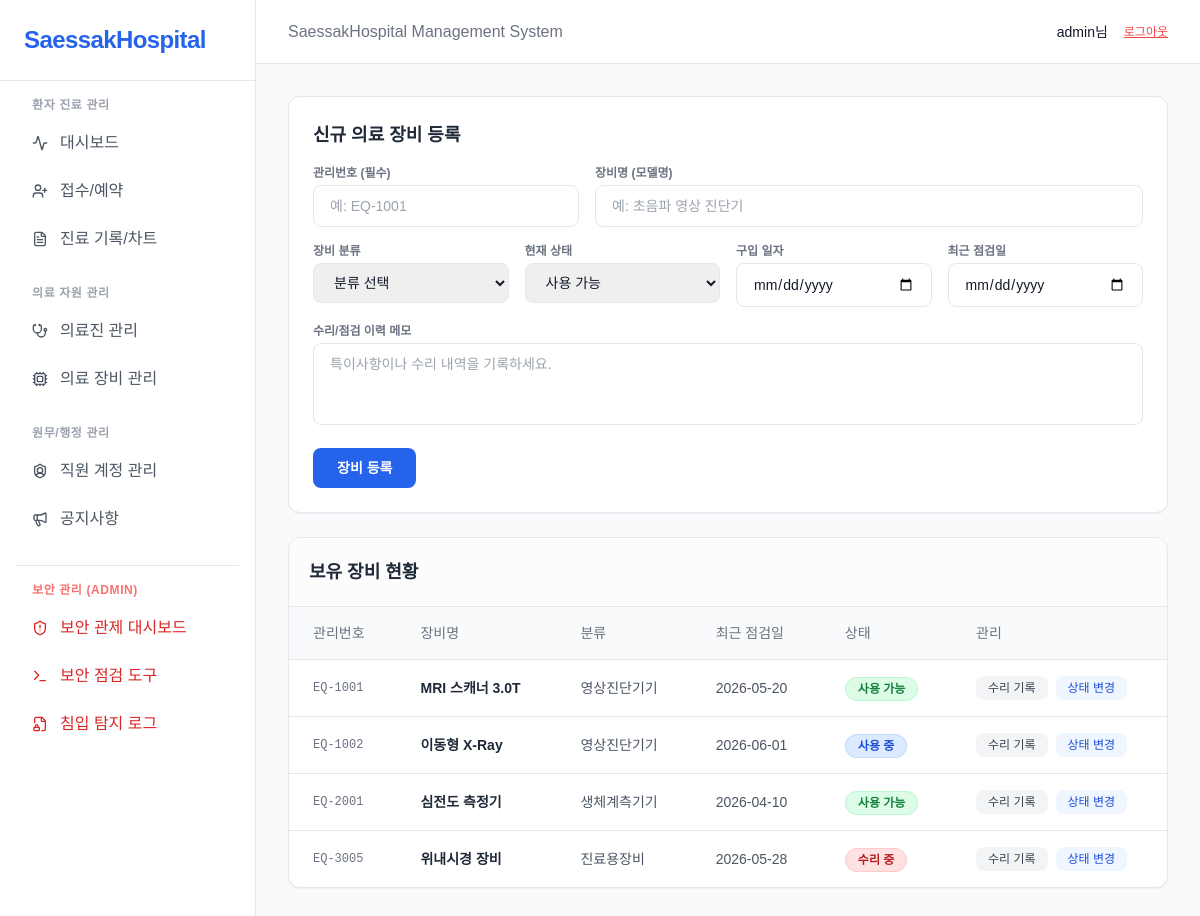
Page /admin/equipment_manage.php (signed in) on the committed database.
### tables this page shows
CREATE TABLE IF NOT EXISTS medical_equipments (
    equipment_no VARCHAR(20) PRIMARY KEY COMMENT '관리번호 (예: EQ-1001)',
    equipment_name VARCHAR(150) NOT NULL COMMENT '장비명 (모델명)',
    category ENUM('영상진단기기', '생체계측기기', '진료용장비', '기타분류') NOT NULL COMMENT '장비 분류',
    purchase_date DATE NOT NULL COMMENT '구입 일자',
    last_check_date DATE NOT NULL COMMENT '최근 점검일',
    status ENUM('사용 가능', '사용 중', '수리 중', '폐기') DEFAULT '사용 가능' COMMENT '현재 상태',
    maintenance_memo TEXT COMMENT '수리/점검 이력 메모',
    created_at TIMESTAMP DEFAULT CURRENT_TIMESTAMP
);

### admin/equipment_manage.php (the view, shortened to what this page needs)
<?php
include './include/header.php';
?>
<link rel="stylesheet" href="../css/style.css">
<link rel="stylesheet" href="../css/patient.css">
<?php
$db_host = '175.210.161.42';
$db_user = 'DH';
$db_pass = '1234';
$db_name = 'saessak';
$conn = mysqli_connect($db_host, $db_user, $db_pass, $db_name);
if (!$conn) {
    echo "<div style='background-color:#fee2e2; color:#991b1b; padding:15px; margin-bottom:20px; border-radius:8px;'>";
    echo "<strong>[DB 연결 실패]</strong> 우분투 DB 계정 설정을 다시 확인해주세요.<br>에러 내용: " . mysqli_connect_error();
    echo "</div>";
} else {
    mysqli_set_charset($conn, 'utf8mb4');
    $sql_select = "SELECT * FROM medical_equipments ORDER BY created_at DESC";
    $result_equip = mysqli_query($conn, $sql_select);
}
function get_equip_status_color($status) {
    switch ($status) {
        case '사용 가능': return 'bg-green-100 text-green-700 border-green-200';
        case '사용 중':   return 'bg-blue-100 text-blue-700 border-blue-200';
        case '수리 중':   return 'bg-red-100 text-red-700 border-red-200';
    }
}
?>
<div class="bg-white rounded-xl border border-gray-200 shadow-sm p-6 mb-6">
    <h2 class="text-lg font-bold text-gray-800 mb-4">신규 의료 장비 등록</h2>
    <form id="equip_form" action="" method="POST">
        <div class="grid grid-cols-1 sm:grid-cols-3 gap-4 mb-4">
            <div>
                <label class="block text-xs font-bold text-gray-500 mb-1">관리번호 (필수)</label>
                <input type="text" id="equipment_no" name="equipment_no" required
                    class="w-full px-4 py-2.5 border border-gray-200 rounded-lg text-sm focus:outline-none focus:border-blue-500"
                    placeholder="예: EQ-1001">
            </div>
            <div class="sm:col-span-2">
                <label class="block text-xs font-bold text-gray-500 mb-1">장비명 (모델명)</label>
                <input type="text" id="equipment_name" name="equipment_name" required
                    class="w-full px-4 py-2.5 border border-gray-200 rounded-lg text-sm focus:outline-none focus:border-blue-500"
                    placeholder="예: 초음파 영상 진단기">
            </div>
        </div>
        <div class="grid grid-cols-1 sm:grid-cols-4 gap-4 mb-4">
            <div>
                <label class="block text-xs font-bold text-gray-500 mb-1">장비 분류</label>
                <select id="category" name="category" required
                    class="w-full px-4 py-2.5 border border-gray-200 rounded-lg text-sm focus:outline-none focus:border-blue-500">
                    <option value="">분류 선택</option>
                </select>
            </div>
            <div>
                <label class="block text-xs font-bold text-gray-500 mb-1">현재 상태</label>
                <select id="status" name="status" required
                    class="w-full px-4 py-2.5 border border-gray-200 rounded-lg text-sm focus:outline-none focus:border-blue-500">
                    <option value="사용 가능">사용 가능</option>
                </select>
            </div>
            <div>
                <label class="block text-xs font-bold text-gray-500 mb-1">구입 일자</label>
                <input type="date" id="purchase_date" name="purchase_date" required
                    class="w-full px-4 py-2.5 border border-gray-200 rounded-lg text-sm focus:outline-none focus:border-blue-500">
            </div>
            <div>
                <label class="block text-xs font-bold text-gray-500 mb-1">최근 점검일</label>
                <input type="date" id="last_check_date" name="last_check_date" required
                    class="w-full px-4 py-2.5 border border-gray-200 rounded-lg text-sm focus:outline-none focus:border-blue-500">
            </div>
        </div>
        <div class="mb-4">
            <label class="block text-xs font-bold text-gray-500 mb-1">수리/점검 이력 메모</label>
            <textarea id="maintenance_memo" name="maintenance_memo" rows="3"
                class="w-full px-4 py-2.5 border border-gray-200 rounded-lg text-sm focus:outline-none focus:border-blue-500 resize-none"
                placeholder="특이사항이나 수리 내역을 기록하세요."></textarea>
        </div>
        <button type="submit"
            class="px-6 py-2.5 bg-blue-600 hover:bg-blue-700 text-white font-bold rounded-lg text-sm transition-colors">
            장비 등록
        </button>
    </form>
</div>
<div class="bg-white rounded-xl border border-gray-200 shadow-sm overflow-hidden">
    <div class="p-5 border-b border-gray-200 bg-gray-50/50">
        <h2 class="text-lg font-bold text-gray-800">보유 장비 현황</h2>
    </div>
    <div class="overflow-x-auto">
        <table class="w-full text-left text-sm">
            <thead>
                <tr class="bg-gray-50 text-gray-500 border-b border-gray-200">
                    <th class="px-6 py-4 font-medium">관리번호</th>
                    <th class="px-6 py-4 font-medium">장비명</th>
                    <th class="px-6 py-4 font-medium">분류</th>
                    <th class="px-6 py-4 font-medium">최근 점검일</th>
                    <th class="px-6 py-4 font-medium">상태</th>
                    <th class="px-6 py-4 font-medium">관리</th>
                </tr>
            </thead>
            <tbody class="divide-y divide-gray-200">
                <?php
                if (isset($result_equip) && $result_equip && mysqli_num_rows($result_equip) > 0):
                    while($equip = mysqli_fetch_assoc($result_equip)):
                ?>
                <tr class="hover:bg-gray-50 transition-colors">
                    <td class="px-6 py-4 text-gray-500 font-mono text-xs"><?php echo htmlspecialchars($equip['equipment_no']); ?></td>
                    <td class="px-6 py-4 font-bold text-gray-800"><?php echo htmlspecialchars($equip['equipment_name']); ?></td>
                    <td class="px-6 py-4 text-gray-600"><?php echo htmlspecialchars($equip['category']); ?></td>
                    <td class="px-6 py-4 text-gray-600"><?php echo htmlspecialchars($equip['last_check_date']); ?></td>
                    <td class="px-6 py-4">
                        <span class="px-3 py-1 rounded-full text-xs font-bold border <?php echo get_equip_status_color($equip['status']); ?>">
                            <?php echo htmlspecialchars($equip['status']); ?>
                        </span>
                    </td>
                    <td class="px-6 py-4">
                        <div class="flex gap-2">
                            <button class="px-3 py-1 text-xs font-medium bg-gray-100 hover:bg-gray-200 text-gray-700 rounded-lg transition-colors">수리 기록</button>
                            <button class="px-3 py-1 text-xs font-medium bg-blue-50 hover:bg-blue-100 text-blue-700 rounded-lg transition-colors">상태 변경</button>
                        </div>
                    </td>
                </tr>
                <?php
                    endwhile;
                else:
                ?>
                <tr>
                    <td colspan="6" class="px-6 py-8 text-center text-gray-500">등록된 의료 장비가 없습니다.</td>
                </tr>
                <?php endif; ?>
            </tbody>
        </table>
    </div>
</div>

### css/patient.css (style rules this page uses)
* { margin: 0; padding: 0; box-sizing: border-box; font-family: 'Malgun Gothic', sans-serif; }
body { background-color: #f8fafc; color: #334155; display: flex; height: 100vh; }

### rows in the picture
medical_equipments: equipment_no "EQ-1001", equipment_name "MRI 스캐너 3.0T", category "영상진단기기", last_check_date "2026-05-20", status "사용 가능"
medical_equipments: equipment_no "EQ-1002", equipment_name "이동형 X-Ray", category "영상진단기기", last_check_date "2026-06-01", status "사용 중"
medical_equipments: equipment_no "EQ-2001", equipment_name "심전도 측정기", category "생체계측기기", last_check_date "2026-04-10", status "사용 가능"
medical_equipments: equipment_no "EQ-3005", equipment_name "위내시경 장비", category "진료용장비", last_check_date "2026-05-28", status "수리 중"

### other values in the picture
$_SESSION['user_id'] "admin"
